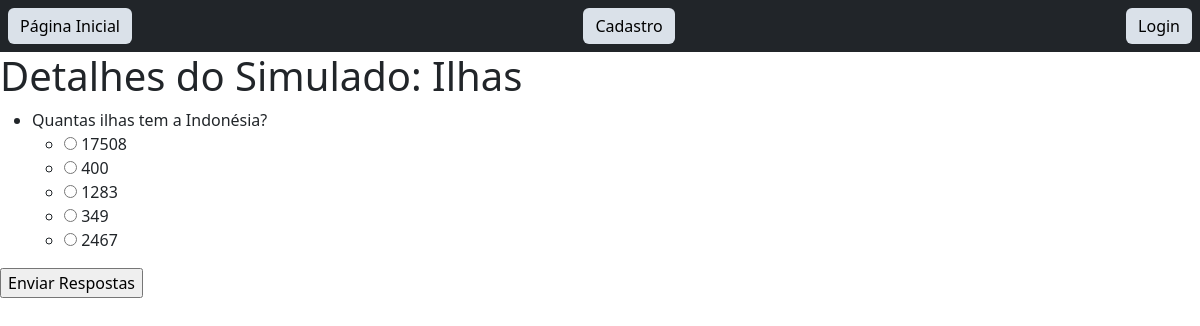
The page /detalhes-simulados/12/ on the database its author committed.
### simulados/models.py (models this page shows, shortened)
class Simulado(models.Model):
    nome = models.CharField(max_length=100)
    questoes = models.ManyToManyField(Questao)
    tema = models.CharField(max_length=50, default='Tema')

class Questao(models.Model):
    texto_questao = models.CharField(max_length=200)
    pontuacao = models.IntegerField(default=1)

class Alternativa(models.Model):
    questao = models.ForeignKey(Questao, on_delete=models.CASCADE, related_name='alternativas')
    texto_alternativa = models.CharField(max_length=100)
    correta = models.BooleanField(default=False)

### simulados/views.py (the view)
# urls.py: path('detalhes-simulados/<int:simulado_id>/', views.detalhes_simulado, name='detalhes_simulado'),
def detalhes_simulado(request, simulado_id):
    simulado = get_object_or_404(Simulado,pk=simulado_id)
    return render(request, 'detalhes_simulado.html', {'simulado': simulado} )

### simulados/templates/detalhes_simulado.html (shortened to what this page needs)
<!DOCTYPE html>
<html>
<head>
</head>
<body>
    {% include 'navbar.html' %}
    <h1>Detalhes do Simulado: {{ simulado.nome }}</h1>
    <form method="post" action="{% url 'processar_respostas' %}">
        <ul>
            {% for questao in simulado.questoes.all %}
            <li>{{ questao.texto_questao }}</li>
            <ul>
                {% for alternativa in questao.alternativas.all %}
                <li>
                    <input type="radio" name="questao_{{ questao.id }}" value="{{ alternativa.id }}" required>
                    {{ alternativa.texto_alternativa }}
                </li>
                {% endfor %}
            </ul>
            {% endfor %}
        </ul>
        <input type="submit" value="Enviar Respostas">
    </form>
</body>
</html>

### rows shown on the page
Simulado: nome "Ilhas"
Questao: texto_questao "Quantas ilhas tem a Indonésia?"
Alternativa: texto_alternativa "17508"
Alternativa: texto_alternativa "400"
Alternativa: texto_alternativa "1283"
Alternativa: texto_alternativa "349"
Alternativa: texto_alternativa "2467"
